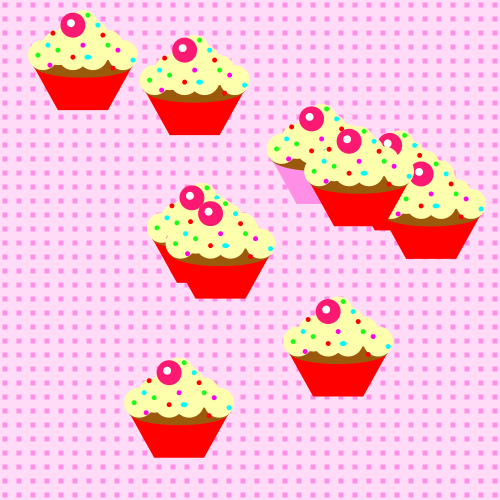
Frame 1 (no input)
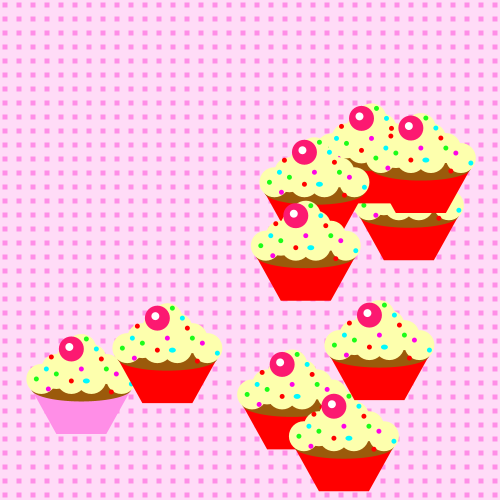
Frame 60 (the mouse pressed at the canvas centre just before this capture)
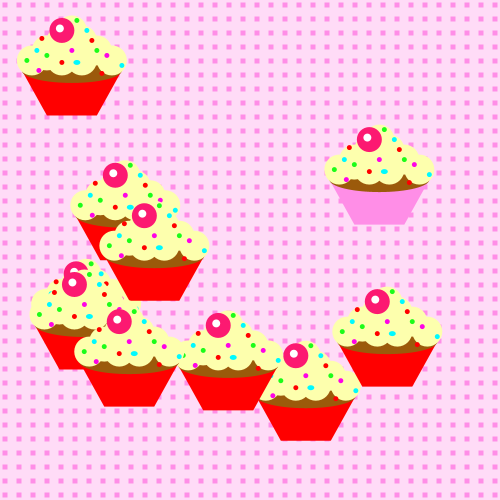
Frame 120 (the mouse held since frame 60 and released just before this capture)

The Processing sketch that drew these frames (run headless with seeded random() and noise(); from frame 60 on, the mouse is pressed at the canvas centre):

// Processing sketch: processing_97645
// ── processing_97645.pde

// Ainoa Abella Garcia - 2n GEDI- Grup 02

int numBoles = 10; // nombre d'elements que volem a la finestra

//creem una matriu de posicionsX con "numBoles" elements:
float[] posicionsX = new float[numBoles];
//el mateix per posicionsY:
float[] posicionsY = new float[numBoles];
//i per velocitatsX:
float[] velocitatsX = new float[numBoles];
//i velocitatsY:
float[] velocitatsY = new float[numBoles];

//definim lo estàtic
void setup(){
  size(500,500);
  frameRate(30);
  //inicialitzem posicions i velocitats:
  for(int i = 0; i<numBoles; i++){
    posicionsX[i] = int(random(10,width-100));
    posicionsY[i] = int(random(51,width-45));
    velocitatsX[i] = random(2,10);
    velocitatsY[i] = random(2,10);
  }
  noStroke();
}
// definim lo que té moviment
void draw(){
  //fons estàtic per a que no es vegui el recorregut dels cupcakes al moure's
 background(255,219,247);
noFill();
smooth();
noStroke();
// definim variables per a realitzar el fons quadriculat
int total= 100;
float m=width/total;
float d=width/total;
float mida = m/2;
float cx=mida;
float cy=mida;
boolean rosafort = true;
//si la primera la volem rosa fort true, si no la volem  posem false
for(int j=0; j<total; j++){
  
//creem tota la  fla de rectangles
for(int i=0; i<total; i++){
 
  if(rosafort == true){
    fill(255,142,231);
    rosafort = false;
}
  rect(cx,cy,m,m);
  cx = cx + d + 9;  
}
cy= cy + d + 9;
cx = mida;
}


 //iniciem un bucle perquè¨ faci les mateixes accions a tots els valors de les matrius
  
  //actualitzem posicions
  for(int i = 0; i<numBoles; i++){
    posicionsX[i] += velocitatsX[i];
    posicionsY[i] += velocitatsY[i];


    //comprobem límits de la posició  X
    if((posicionsX[i]<10)||(posicionsX[i]>width-100)){
      velocitatsX[i] = -velocitatsX[i];
    } 
    //comprobem límits de la posició Y
    if((posicionsY[i]<51)||(posicionsY[i]>width-45)){
      velocitatsY[i] = -velocitatsY[i];
    } 



  //dibuixem el cupcake:
   // El cupcake l'he agafat de la companya Alejandra Martí (demanant-li previament).
   //Perfil de la base del cupcake. Lo he hecho a traves de vértices.

  beginShape();
  vertex(posicionsX[i],posicionsY[i]);
  vertex(posicionsX[i]+25,posicionsY[i]+45);
  vertex(posicionsX[i]+75,posicionsY[i]+45);
  vertex(posicionsX[i]+100,posicionsY[i]);
  vertex(posicionsX[i],posicionsY[i]);
  endShape();
//color y forma de la magdalena del cupcake.Elipse.
  fill(155,90,11);
  ellipse(posicionsX[i]+50,posicionsY[i],100,25);
//color y superficie del cupcake.Círculos.
  fill(253,255,173);
  ellipse(posicionsX[i]+10,posicionsY[i]-10,30,30);
  ellipse(posicionsX[i]+25,posicionsY[i]-20,30,30);
  ellipse(posicionsX[i]+25,posicionsY[i]-15,30,30);
  ellipse(posicionsX[i]+40,posicionsY[i]-30,30,30);
  ellipse(posicionsX[i]+90,posicionsY[i]-10,30,30);
  ellipse(posicionsX[i]+75,posicionsY[i]-20,30,30);
  ellipse(posicionsX[i]+60,posicionsY[i]-30,30,30);
  ellipse(posicionsX[i]+50,posicionsY[i]-40,30,30);
  ellipse(posicionsX[i]+50,posicionsY[i]-20,30,30);
  ellipse(posicionsX[i]+40,posicionsY[i]-10,30,30);
  ellipse(posicionsX[i]+60,posicionsY[i]-10,30,30);
//diferentes adornos del cupcake. Círculos.
  fill(252,25,113);
  ellipse(posicionsX[i]+40,posicionsY[i]-40,25,25);
  fill(255);
  ellipse(posicionsX[i]+38,posicionsY[i]-42,8,8);
//bolitas de color verde
  fill(28,252,25);
  ellipse(posicionsX[i]+5,posicionsY[i]-10,5,5);
  ellipse(posicionsX[i]+25,posicionsY[i]-15,5,5);
  ellipse(posicionsX[i]+75,posicionsY[i]-20,5,5);
  ellipse(posicionsX[i]+55,posicionsY[i]-50,5,5);
//bolitas de color azul
  fill(0,250,255);
  ellipse(posicionsX[i]+15,posicionsY[i]-20,5,5);
  ellipse(posicionsX[i]+65,posicionsY[i]-40,5,5);
  ellipse(posicionsX[i]+100,posicionsY[i]-5,5,5);
  ellipse(posicionsX[i]+55,posicionsY[i]-8,7,5);
//bolitas de color rosa
  fill(255,3,230);
  ellipse(posicionsX[i]+85,posicionsY[i]-15,5,5);
  ellipse(posicionsX[i]+50,posicionsY[i]-20,5,5);
  ellipse(posicionsX[i]+17,posicionsY[i],5,5);
//bolitas de color rojo
  fill(255,0,0);
  ellipse(posicionsX[i]+80,posicionsY[i]+3,5,5);
  ellipse(posicionsX[i]+40,posicionsY[i]-8,5,5);
  ellipse(posicionsX[i]+70,posicionsY[i]-30,5,5);
  ellipse(posicionsX[i]+20,posicionsY[i]-32,5,5); 

  }
}

//per reiniciar la funció
void mousePressed(){
  //reinicialitzem les velocitats:
  for(int i = 0; i<numBoles; i++){
    velocitatsX[i] = random(2,10);
    velocitatsY[i] = random(2,10);
  }
}




  
